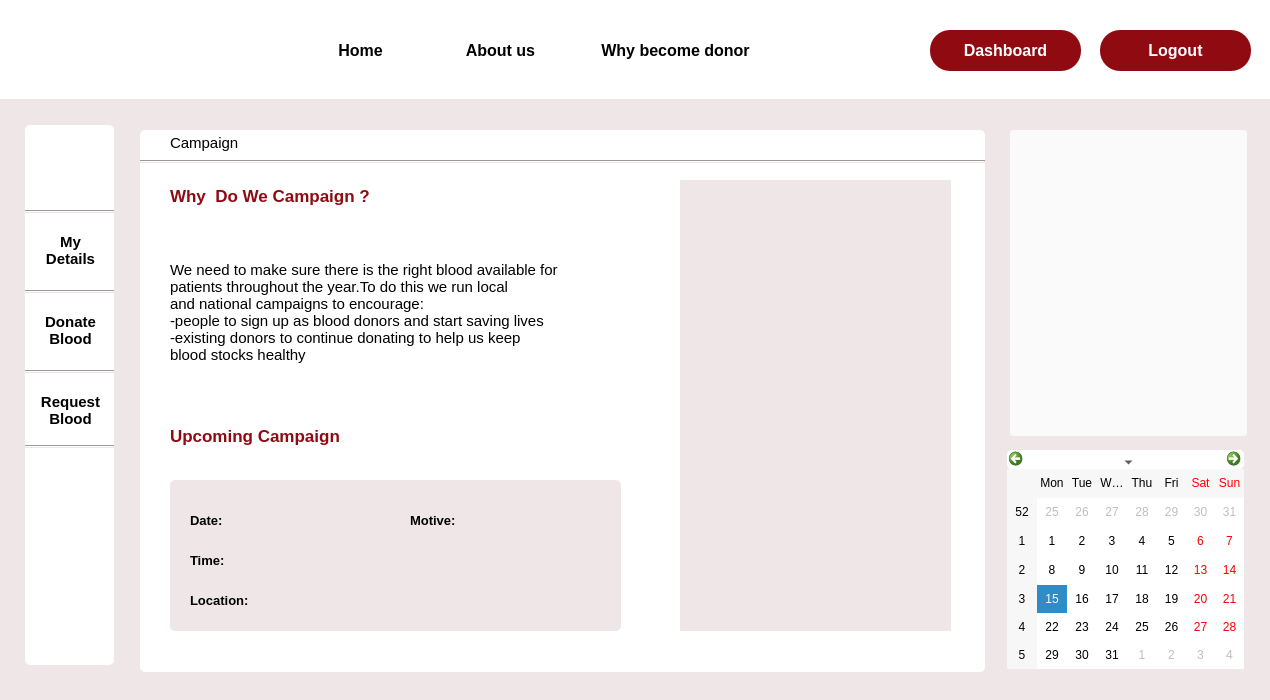
<?xml version="1.0" encoding="UTF-8"?>
<ui version="4.0">
 <class>campaign</class>
 <widget class="QDialog" name="campaign">
  <property name="geometry">
   <rect>
    <x>0</x>
    <y>0</y>
    <width>1270</width>
    <height>700</height>
   </rect>
  </property>
  <property name="windowTitle">
   <string>Dialog</string>
  </property>
  <property name="styleSheet">
   <string notr="true">background-color:#EFE6E7;</string>
  </property>
  <widget class="QLabel" name="label_7">
   <property name="geometry">
    <rect>
     <x>40</x>
     <y>0</y>
     <width>81</width>
     <height>91</height>
    </rect>
   </property>
   <property name="styleSheet">
    <string notr="true">background-color:rgb(255, 255, 255);
border-image: url(:/img/Images/logo1.png);</string>
   </property>
   <property name="text">
    <string/>
   </property>
  </widget>
  <widget class="QPushButton" name="why">
   <property name="geometry">
    <rect>
     <x>580</x>
     <y>30</y>
     <width>231</width>
     <height>41</height>
    </rect>
   </property>
   <property name="font">
    <font>
     <pointsize>12</pointsize>
     <bold>true</bold>
    </font>
   </property>
   <property name="cursor">
    <cursorShape>PointingHandCursor</cursorShape>
   </property>
   <property name="styleSheet">
    <string notr="true">#why
{
 background-color:rgb(255, 255, 255);
border-radius:0.5px;
}

#why::hover{
border-botton:3px solid rgb(144, 10, 18);
color: rgb(144, 10, 18);}</string>
   </property>
   <property name="text">
    <string>Why become donor</string>
   </property>
  </widget>
  <widget class="QPushButton" name="home">
   <property name="geometry">
    <rect>
     <x>310</x>
     <y>30</y>
     <width>111</width>
     <height>41</height>
    </rect>
   </property>
   <property name="font">
    <font>
     <pointsize>12</pointsize>
     <bold>true</bold>
    </font>
   </property>
   <property name="cursor">
    <cursorShape>PointingHandCursor</cursorShape>
   </property>
   <property name="styleSheet">
    <string notr="true">#home

{
 background-color:rgb(255, 255, 255);
border-radius:0.5px;
}

#home::hover{border-bottom :3px solid rgb(144, 10, 18);
color: rgb(144, 10, 18);}</string>
   </property>
   <property name="text">
    <string>Home</string>
   </property>
  </widget>
  <widget class="QLabel" name="label_3">
   <property name="geometry">
    <rect>
     <x>140</x>
     <y>130</y>
     <width>845</width>
     <height>542</height>
    </rect>
   </property>
   <property name="styleSheet">
    <string notr="true">background-color: rgb(255, 255, 255);
border-radius:5px;</string>
   </property>
   <property name="text">
    <string/>
   </property>
  </widget>
  <widget class="QPushButton" name="about">
   <property name="geometry">
    <rect>
     <x>440</x>
     <y>30</y>
     <width>111</width>
     <height>41</height>
    </rect>
   </property>
   <property name="font">
    <font>
     <pointsize>12</pointsize>
     <bold>true</bold>
    </font>
   </property>
   <property name="cursor">
    <cursorShape>PointingHandCursor</cursorShape>
   </property>
   <property name="styleSheet">
    <string notr="true">#about

{
 background-color:rgb(255, 255, 255);
border-radius:0.5px;
}

#about::hover{border-bottom :3px solid rgb(144, 10, 18);
color: rgb(144, 10, 18);}</string>
   </property>
   <property name="text">
    <string>About us</string>
   </property>
  </widget>
  <widget class="QPushButton" name="login">
   <property name="geometry">
    <rect>
     <x>1080</x>
     <y>30</y>
     <width>151</width>
     <height>41</height>
    </rect>
   </property>
   <property name="font">
    <font>
     <pointsize>12</pointsize>
     <bold>true</bold>
    </font>
   </property>
   <property name="cursor">
    <cursorShape>PointingHandCursor</cursorShape>
   </property>
   <property name="styleSheet">
    <string notr="true">#login
{
 background-color:rgb(144, 10, 18);
	color: rgb(255, 255, 255);
border-radius:20px;
}

#login::hover
{
background-color:white;
	color: rgb(144, 10, 18);
}</string>
   </property>
   <property name="text">
    <string>Profile</string>
   </property>
  </widget>
  <widget class="QLabel" name="label">
   <property name="geometry">
    <rect>
     <x>0</x>
     <y>0</y>
     <width>1280</width>
     <height>99</height>
    </rect>
   </property>
   <property name="styleSheet">
    <string notr="true">background-color: rgb(255, 255, 255);</string>
   </property>
   <property name="text">
    <string/>
   </property>
  </widget>
  <widget class="Line" name="line_5">
   <property name="geometry">
    <rect>
     <x>140</x>
     <y>160</y>
     <width>845</width>
     <height>3</height>
    </rect>
   </property>
   <property name="orientation">
    <enum>Qt::Horizontal</enum>
   </property>
  </widget>
  <widget class="QCalendarWidget" name="calendarWidget">
   <property name="geometry">
    <rect>
     <x>1007</x>
     <y>450</y>
     <width>237</width>
     <height>219</height>
    </rect>
   </property>
   <property name="cursor">
    <cursorShape>PointingHandCursor</cursorShape>
   </property>
   <property name="styleSheet">
    <string notr="true">background-color: rgb(255, 255, 255);
border-radius:5px;</string>
   </property>
  </widget>
  <widget class="QLabel" name="label_11">
   <property name="geometry">
    <rect>
     <x>30</x>
     <y>0</y>
     <width>81</width>
     <height>91</height>
    </rect>
   </property>
   <property name="styleSheet">
    <string notr="true">background-color:rgb(255, 255, 255);
border-image: url(:/img/Images/logo1.png);</string>
   </property>
   <property name="text">
    <string/>
   </property>
  </widget>
  <widget class="QPushButton" name="why_2">
   <property name="geometry">
    <rect>
     <x>560</x>
     <y>30</y>
     <width>231</width>
     <height>41</height>
    </rect>
   </property>
   <property name="font">
    <font>
     <pointsize>12</pointsize>
     <bold>true</bold>
    </font>
   </property>
   <property name="cursor">
    <cursorShape>PointingHandCursor</cursorShape>
   </property>
   <property name="styleSheet">
    <string notr="true">#why_2

{
 background-color:rgb(255, 255, 255);
border-radius:0.5px;
}

#why_2::hover
{
border-bottom :3px solid rgb(144, 10, 18);
color: rgb(144, 10, 18);
}</string>
   </property>
   <property name="text">
    <string>Why become donor</string>
   </property>
  </widget>
  <widget class="QPushButton" name="home_2">
   <property name="geometry">
    <rect>
     <x>300</x>
     <y>30</y>
     <width>121</width>
     <height>41</height>
    </rect>
   </property>
   <property name="font">
    <font>
     <pointsize>12</pointsize>
     <bold>true</bold>
    </font>
   </property>
   <property name="cursor">
    <cursorShape>PointingHandCursor</cursorShape>
   </property>
   <property name="styleSheet">
    <string notr="true">#home_2

{
 background-color:rgb(255, 255, 255);
border-radius:0.5px;
}
#home_2:hover
{
border-bottom :3px solid rgb(144, 10, 18);
color: rgb(144, 10, 18);
}</string>
   </property>
   <property name="text">
    <string>Home</string>
   </property>
  </widget>
  <widget class="QPushButton" name="about_2">
   <property name="geometry">
    <rect>
     <x>430</x>
     <y>30</y>
     <width>141</width>
     <height>41</height>
    </rect>
   </property>
   <property name="font">
    <font>
     <pointsize>12</pointsize>
     <bold>true</bold>
    </font>
   </property>
   <property name="cursor">
    <cursorShape>PointingHandCursor</cursorShape>
   </property>
   <property name="styleSheet">
    <string notr="true">#about_2

{
 background-color:rgb(255, 255, 255);
border-radius:0.5px;
}

#about_2::hover
{
border-bottom :3px solid rgb(144, 10, 18);
color: rgb(144, 10, 18);
}</string>
   </property>
   <property name="text">
    <string>About us</string>
   </property>
  </widget>
  <widget class="QPushButton" name="login_2">
   <property name="geometry">
    <rect>
     <x>930</x>
     <y>30</y>
     <width>151</width>
     <height>41</height>
    </rect>
   </property>
   <property name="font">
    <font>
     <pointsize>12</pointsize>
     <bold>true</bold>
    </font>
   </property>
   <property name="cursor">
    <cursorShape>PointingHandCursor</cursorShape>
   </property>
   <property name="styleSheet">
    <string notr="true">#login_2
{
 background-color:rgb(144, 10, 18);
border-radius:20px;
	color: rgb(255, 255, 255);
}

#login_2::hover
{
background-color:white;
	color: rgb(144, 10, 18);
}</string>
   </property>
   <property name="text">
    <string>Dashboard</string>
   </property>
  </widget>
  <widget class="Line" name="line_3">
   <property name="geometry">
    <rect>
     <x>25</x>
     <y>370</y>
     <width>89</width>
     <height>3</height>
    </rect>
   </property>
   <property name="orientation">
    <enum>Qt::Horizontal</enum>
   </property>
  </widget>
  <widget class="QPushButton" name="my_details_4">
   <property name="geometry">
    <rect>
     <x>30</x>
     <y>300</y>
     <width>81</width>
     <height>61</height>
    </rect>
   </property>
   <property name="font">
    <font>
     <pointsize>11</pointsize>
     <bold>true</bold>
    </font>
   </property>
   <property name="cursor">
    <cursorShape>PointingHandCursor</cursorShape>
   </property>
   <property name="styleSheet">
    <string notr="true">*{
 background-color:rgb(255, 255, 255);
border-radius:5px;}


#my_details_4::hover
{

	color: rgb(144, 10, 18);
}
</string>
   </property>
   <property name="text">
    <string>Donate
Blood</string>
   </property>
  </widget>
  <widget class="QPushButton" name="my_details_2">
   <property name="geometry">
    <rect>
     <x>30</x>
     <y>220</y>
     <width>81</width>
     <height>61</height>
    </rect>
   </property>
   <property name="font">
    <font>
     <pointsize>11</pointsize>
     <bold>true</bold>
    </font>
   </property>
   <property name="cursor">
    <cursorShape>PointingHandCursor</cursorShape>
   </property>
   <property name="styleSheet">
    <string notr="true">#my_details_2


{
 background-color:rgb(255, 255, 255);
border-radius:5px;
}

#my_details_2::hover
{

	color: rgb(144, 10, 18);
}</string>
   </property>
   <property name="text">
    <string>My
Details</string>
   </property>
  </widget>
  <widget class="Line" name="line_4">
   <property name="geometry">
    <rect>
     <x>25</x>
     <y>445</y>
     <width>89</width>
     <height>3</height>
    </rect>
   </property>
   <property name="orientation">
    <enum>Qt::Horizontal</enum>
   </property>
  </widget>
  <widget class="QPushButton" name="my_details_3">
   <property name="geometry">
    <rect>
     <x>30</x>
     <y>380</y>
     <width>81</width>
     <height>61</height>
    </rect>
   </property>
   <property name="font">
    <font>
     <pointsize>11</pointsize>
     <bold>true</bold>
    </font>
   </property>
   <property name="cursor">
    <cursorShape>PointingHandCursor</cursorShape>
   </property>
   <property name="styleSheet">
    <string notr="true">*{
 background-color:rgb(255, 255, 255);
border-radius:5px;}

#my_details_3::hover
{

	color: rgb(144, 10, 18);
}
</string>
   </property>
   <property name="text">
    <string>Request
Blood</string>
   </property>
  </widget>
  <widget class="QLabel" name="label_5">
   <property name="geometry">
    <rect>
     <x>40</x>
     <y>140</y>
     <width>63</width>
     <height>61</height>
    </rect>
   </property>
   <property name="cursor">
    <cursorShape>PointingHandCursor</cursorShape>
   </property>
   <property name="styleSheet">
    <string notr="true">background-color: rgb(255, 255, 255);
border-image: url(:/img/Images/Profile.png);</string>
   </property>
   <property name="text">
    <string/>
   </property>
  </widget>
  <widget class="Line" name="line">
   <property name="geometry">
    <rect>
     <x>25</x>
     <y>210</y>
     <width>89</width>
     <height>3</height>
    </rect>
   </property>
   <property name="orientation">
    <enum>Qt::Horizontal</enum>
   </property>
  </widget>
  <widget class="QLabel" name="label_2">
   <property name="geometry">
    <rect>
     <x>25</x>
     <y>125</y>
     <width>89</width>
     <height>540</height>
    </rect>
   </property>
   <property name="styleSheet">
    <string notr="true">background-color: rgb(255, 255, 255);
border-radius:5px;</string>
   </property>
   <property name="text">
    <string/>
   </property>
  </widget>
  <widget class="Line" name="line_2">
   <property name="geometry">
    <rect>
     <x>25</x>
     <y>290</y>
     <width>89</width>
     <height>3</height>
    </rect>
   </property>
   <property name="orientation">
    <enum>Qt::Horizontal</enum>
   </property>
  </widget>
  <widget class="QLabel" name="label_19">
   <property name="geometry">
    <rect>
     <x>170</x>
     <y>180</y>
     <width>301</width>
     <height>31</height>
    </rect>
   </property>
   <property name="font">
    <font>
     <pointsize>13</pointsize>
     <bold>true</bold>
    </font>
   </property>
   <property name="styleSheet">
    <string notr="true">background-color: rgb(255, 255, 255);
color: rgb(144, 10, 18);</string>
   </property>
   <property name="text">
    <string>Why  Do We Campaign ?</string>
   </property>
  </widget>
  <widget class="QLabel" name="label_18">
   <property name="geometry">
    <rect>
     <x>170</x>
     <y>133</y>
     <width>211</width>
     <height>20</height>
    </rect>
   </property>
   <property name="font">
    <font>
     <pointsize>11</pointsize>
     <bold>false</bold>
    </font>
   </property>
   <property name="styleSheet">
    <string notr="true">background-color: rgb(255, 255, 255);</string>
   </property>
   <property name="text">
    <string>Campaign</string>
   </property>
  </widget>
  <widget class="QLabel" name="label_35">
   <property name="geometry">
    <rect>
     <x>170</x>
     <y>420</y>
     <width>301</width>
     <height>31</height>
    </rect>
   </property>
   <property name="font">
    <font>
     <pointsize>13</pointsize>
     <bold>true</bold>
    </font>
   </property>
   <property name="styleSheet">
    <string notr="true">background-color: rgb(255, 255, 255);
color: rgb(144, 10, 18);</string>
   </property>
   <property name="text">
    <string>Upcoming Campaign</string>
   </property>
  </widget>
  <widget class="QLabel" name="label_8">
   <property name="geometry">
    <rect>
     <x>170</x>
     <y>240</y>
     <width>521</width>
     <height>161</height>
    </rect>
   </property>
   <property name="font">
    <font>
     <pointsize>11</pointsize>
     <bold>false</bold>
    </font>
   </property>
   <property name="toolTip">
    <string>We need to make sure there is the right blood available for patients throughout the year. To do this we run local and national campaigns to encourage: people to sign up as blood donors and start saving lives existing do nors to continue donating to help us keep blood stocks healthy
</string>
   </property>
   <property name="styleSheet">
    <string notr="true">background-color: rgb(255, 255, 255);</string>
   </property>
   <property name="text">
    <string>We need to make sure there is the right blood available for
patients throughout the year.To do this we run local 
and national campaigns to encourage:
-people to sign up as blood donors and start saving lives
-existing donors to continue donating to help us keep
blood stocks healthy
</string>
   </property>
  </widget>
  <widget class="QLabel" name="label_10">
   <property name="geometry">
    <rect>
     <x>190</x>
     <y>590</y>
     <width>111</width>
     <height>20</height>
    </rect>
   </property>
   <property name="font">
    <font>
     <pointsize>10</pointsize>
     <bold>true</bold>
    </font>
   </property>
   <property name="text">
    <string>Location:</string>
   </property>
  </widget>
  <widget class="QLabel" name="label_9">
   <property name="geometry">
    <rect>
     <x>190</x>
     <y>550</y>
     <width>63</width>
     <height>20</height>
    </rect>
   </property>
   <property name="font">
    <font>
     <pointsize>10</pointsize>
     <bold>true</bold>
    </font>
   </property>
   <property name="text">
    <string>Time:</string>
   </property>
  </widget>
  <widget class="QLabel" name="label_13">
   <property name="geometry">
    <rect>
     <x>410</x>
     <y>510</y>
     <width>63</width>
     <height>20</height>
    </rect>
   </property>
   <property name="font">
    <font>
     <pointsize>10</pointsize>
     <bold>true</bold>
    </font>
   </property>
   <property name="text">
    <string>Motive:</string>
   </property>
  </widget>
  <widget class="QLineEdit" name="time">
   <property name="geometry">
    <rect>
     <x>270</x>
     <y>550</y>
     <width>113</width>
     <height>20</height>
    </rect>
   </property>
   <property name="font">
    <font>
     <pointsize>10</pointsize>
    </font>
   </property>
   <property name="styleSheet">
    <string notr="true">border-radius:5px;</string>
   </property>
   <property name="text">
    <string/>
   </property>
  </widget>
  <widget class="QLineEdit" name="date">
   <property name="geometry">
    <rect>
     <x>270</x>
     <y>510</y>
     <width>121</width>
     <height>20</height>
    </rect>
   </property>
   <property name="font">
    <font>
     <pointsize>10</pointsize>
    </font>
   </property>
   <property name="styleSheet">
    <string notr="true">border-radius:5px;</string>
   </property>
   <property name="text">
    <string/>
   </property>
  </widget>
  <widget class="QLabel" name="label_21">
   <property name="geometry">
    <rect>
     <x>170</x>
     <y>480</y>
     <width>451</width>
     <height>151</height>
    </rect>
   </property>
   <property name="styleSheet">
    <string notr="true">border-radius:5px;</string>
   </property>
   <property name="text">
    <string/>
   </property>
  </widget>
  <widget class="QLabel" name="label_12">
   <property name="geometry">
    <rect>
     <x>190</x>
     <y>510</y>
     <width>63</width>
     <height>20</height>
    </rect>
   </property>
   <property name="font">
    <font>
     <pointsize>10</pointsize>
     <bold>true</bold>
    </font>
   </property>
   <property name="text">
    <string>Date:</string>
   </property>
  </widget>
  <widget class="QLabel" name="label_6">
   <property name="geometry">
    <rect>
     <x>680</x>
     <y>180</y>
     <width>271</width>
     <height>451</height>
    </rect>
   </property>
   <property name="styleSheet">
    <string notr="true">background-image: url(:/Images/campaign.png);</string>
   </property>
   <property name="text">
    <string/>
   </property>
  </widget>
  <widget class="QPushButton" name="login_3">
   <property name="geometry">
    <rect>
     <x>1100</x>
     <y>30</y>
     <width>151</width>
     <height>41</height>
    </rect>
   </property>
   <property name="font">
    <font>
     <pointsize>12</pointsize>
     <bold>true</bold>
    </font>
   </property>
   <property name="cursor">
    <cursorShape>PointingHandCursor</cursorShape>
   </property>
   <property name="styleSheet">
    <string notr="true">#login_3
{
 background-color:rgb(144, 10, 18);
border-radius:20px;
	color: rgb(255, 255, 255);
}

#login_3::hover
{
background-color:white;
	color: rgb(144, 10, 18);
}</string>
   </property>
   <property name="text">
    <string>Logout</string>
   </property>
  </widget>
  <widget class="QPushButton" name="pushButton_4">
   <property name="geometry">
    <rect>
     <x>1010</x>
     <y>130</y>
     <width>237</width>
     <height>306</height>
    </rect>
   </property>
   <property name="styleSheet">
    <string notr="true">background-color: rgb(250, 250, 250);
border-radius:3px;
</string>
   </property>
   <property name="text">
    <string/>
   </property>
   <property name="icon">
    <iconset resource="Resources.qrc">
     <normaloff>:/Images/donor_day.JPG</normaloff>:/Images/donor_day.JPG</iconset>
   </property>
   <property name="iconSize">
    <size>
     <width>250</width>
     <height>400</height>
    </size>
   </property>
  </widget>
  <widget class="QLineEdit" name="location">
   <property name="geometry">
    <rect>
     <x>270</x>
     <y>590</y>
     <width>231</width>
     <height>20</height>
    </rect>
   </property>
   <property name="font">
    <font>
     <pointsize>10</pointsize>
    </font>
   </property>
   <property name="styleSheet">
    <string notr="true">border-radius:5px;</string>
   </property>
   <property name="text">
    <string/>
   </property>
  </widget>
  <widget class="QLineEdit" name="motive">
   <property name="geometry">
    <rect>
     <x>410</x>
     <y>540</y>
     <width>113</width>
     <height>20</height>
    </rect>
   </property>
   <property name="font">
    <font>
     <pointsize>10</pointsize>
    </font>
   </property>
   <property name="styleSheet">
    <string notr="true">border-radius:5px;</string>
   </property>
   <property name="text">
    <string/>
   </property>
  </widget>
  <zorder>label_3</zorder>
  <zorder>label_21</zorder>
  <zorder>label_2</zorder>
  <zorder>label_7</zorder>
  <zorder>why</zorder>
  <zorder>home</zorder>
  <zorder>about</zorder>
  <zorder>login</zorder>
  <zorder>label</zorder>
  <zorder>line_5</zorder>
  <zorder>calendarWidget</zorder>
  <zorder>label_11</zorder>
  <zorder>why_2</zorder>
  <zorder>home_2</zorder>
  <zorder>about_2</zorder>
  <zorder>login_2</zorder>
  <zorder>line_3</zorder>
  <zorder>my_details_4</zorder>
  <zorder>my_details_2</zorder>
  <zorder>line_4</zorder>
  <zorder>my_details_3</zorder>
  <zorder>label_5</zorder>
  <zorder>line</zorder>
  <zorder>line_2</zorder>
  <zorder>label_19</zorder>
  <zorder>label_18</zorder>
  <zorder>label_35</zorder>
  <zorder>label_8</zorder>
  <zorder>label_10</zorder>
  <zorder>label_9</zorder>
  <zorder>label_13</zorder>
  <zorder>time</zorder>
  <zorder>date</zorder>
  <zorder>label_12</zorder>
  <zorder>label_6</zorder>
  <zorder>login_3</zorder>
  <zorder>pushButton_4</zorder>
  <zorder>location</zorder>
  <zorder>motive</zorder>
 </widget>
 <resources>
  <include location="Resources.qrc"/>
 </resources>
 <connections/>
</ui>
